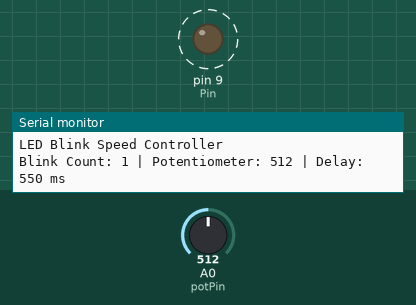
Recording of a sketch running on a simulated Arduino Uno, built with avr-gcc and run on an emulated ATmega328P. Parts: output pins drawn as LEDs (lit = HIGH), the last lines printed to the serial monitor. Dashed ring = blinking. Inputs (shaded band) come from the test bench; at power-on: A0 (potPin) = 512.

Above: at 1.9 s.
2.0 s: A0 (potPin) set to 122
At 2.72 s:
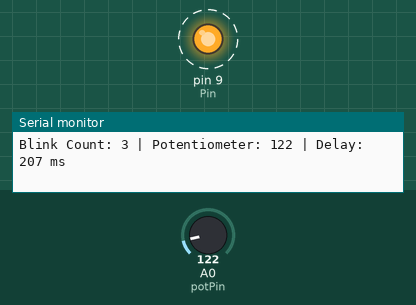
5.5 s: A0 (potPin) set to 0
At 5.77 s:
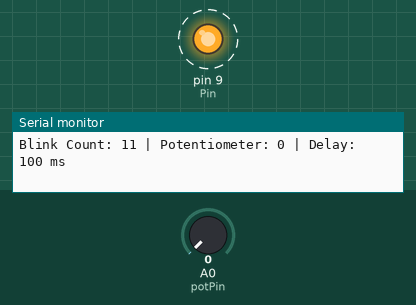
Timing chart, 0 to 15.0 s (numbered marks = the images above; inputs shaded):
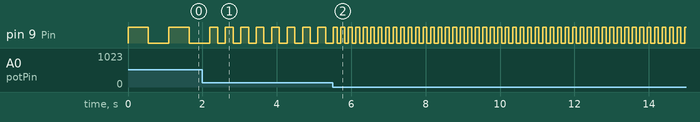

The sketch:

LED_Blink.ino
```cpp
/*
------------------------------------------------------------
Project Name : LED Blink Speed Controller
Version      : 1.3
Author       : P Meet Kumar
Roll Number  : IoT 009
Program      : IoT and Drone Building
Date         : DD/MM/YYYY

Description:
This project demonstrates LED blinking using an Arduino Uno.
The blink speed is controlled using a potentiometer, while
the Serial Monitor displays the blink count, potentiometer
value, and delay time.

Platform     : Arduino Uno
Software     : Arduino IDE / Tinkercad
------------------------------------------------------------
*/

const int Pin = 9;
const int potPin = A0;

int blinkCount = 0;
int sensorValue = 0;
int blinkDelay = 0;

void setup() {

  pinMode(Pin, OUTPUT);

  Serial.begin(9600);
  Serial.println("LED Blink Speed Controller");
}

void loop() {

  sensorValue = analogRead(potPin);

  blinkDelay = map(sensorValue, 0, 1023, 100, 1000);

  digitalWrite(Pin, HIGH);
  delay(blinkDelay);

  digitalWrite(Pin, LOW);
  delay(blinkDelay);

  blinkCount++;

  Serial.print("Blink Count: ");
  Serial.print(blinkCount);

  Serial.print(" | Potentiometer: ");
  Serial.print(sensorValue);

  Serial.print(" | Delay: ");
  Serial.print(blinkDelay);
  Serial.println(" ms");
}
```

Measured:
- after the input at 2.0 s, pin 9 (Pin): alternates HIGH for 0.21 s and LOW for 0.21 s, starting after 0.41 s
- after the input at 5.5 s, pin 9 (Pin): alternates HIGH for 0.10 s and LOW for 0.10 s, starting after 0.12 s
- by itself, pin 9 (Pin): alternates HIGH for 0.55 s and LOW for 0.55 s
